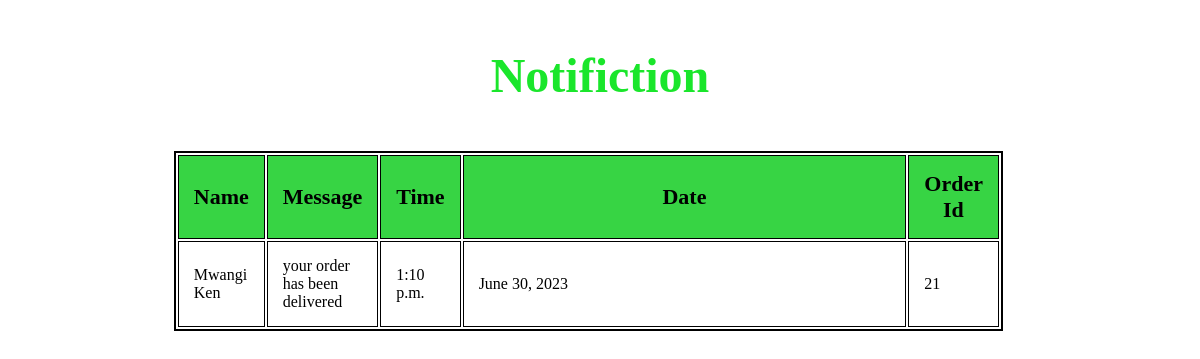
Page /notification/notification/2/ on the earlier database version.
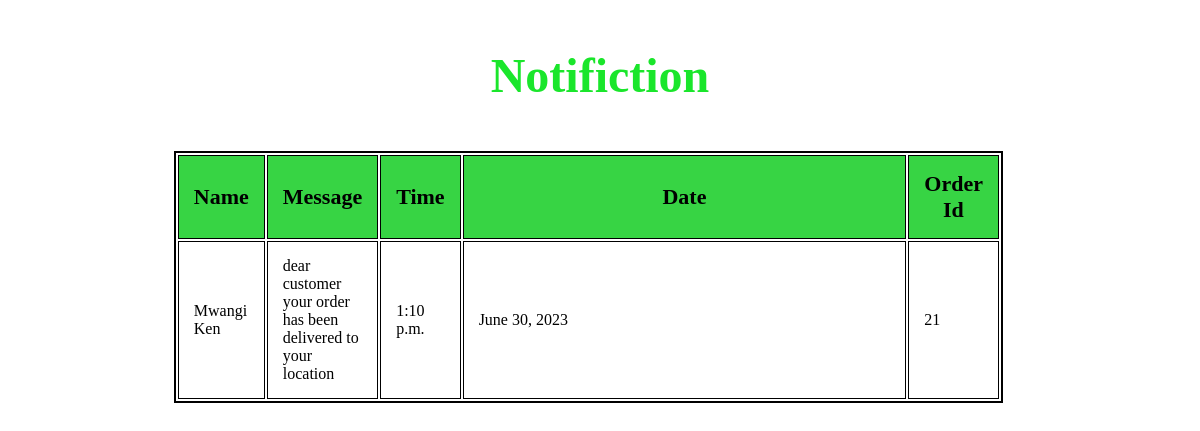
Same page on the later database version.
### notification/models.py (models this page shows, shortened)
class Notification(models.Model):
    customer_name = models.CharField(max_length=40)
    message = models.CharField(max_length=120)
    time = models.TimeField()
    date = models.DateField()
    order_id = models.PositiveIntegerField()

### notification/views.py (the view)
# urls.py: path("notification/<int:id>/", notification_details, name="notification_details_view"),
def notification_details(request, id):
    notification = Notification.objects.get(id=id)
    return render(request, "notification/notification_detail.html", {"notification": notification})

### template/notification/notification_detail.html (shortened to what this page needs)
<!DOCTYPE html>
<html lang="en">
<head>
    {%load static%}
    <link rel="stylesheet" href="{% static 'css/products_detail.css' %}">
</head>
<body>
    <h3>Notifiction</h3>
    <table class="table">
        <th>Name</th>
        <th>Message</th>
        <th>Time</th>
        <th class="detail">Date</th>
        <th>Order Id</th>
        <tr>
            <td>{{notification.customer_name}}</td>
            <td>{{notification.message}}</td>
            <td>{{notification.time}}</td>
            <td>{{notification.date}}</td>
            <td>{{notification.order_id}}</td>
        </tr>
    </table>
</body>
</html>

Differences in the rows shown:
changed Notification "Mwangi Ken": message "your order has been delivered" → "dear customer your order has been delivered to your location"
